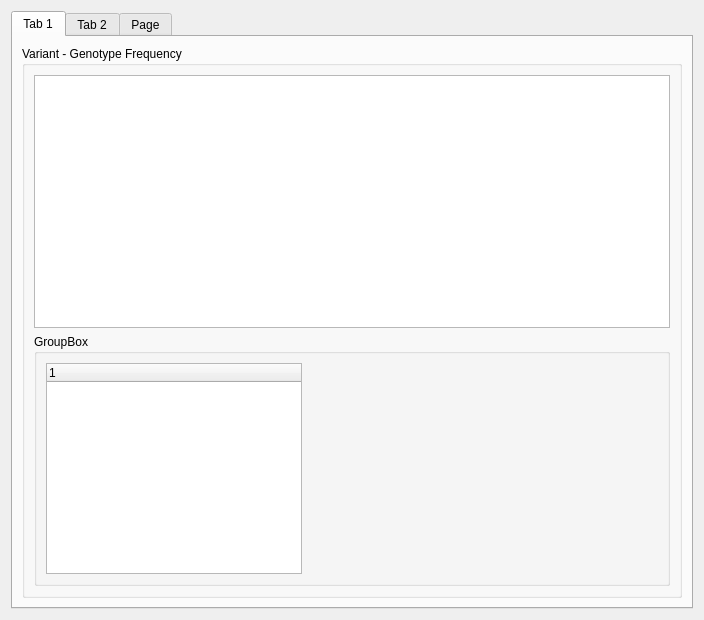
<?xml version="1.0" encoding="UTF-8"?>
<ui version="4.0">
 <class>TableDisplayWindow</class>
 <widget class="QWidget" name="TableDisplayWindow">
  <property name="geometry">
   <rect>
    <x>0</x>
    <y>0</y>
    <width>704</width>
    <height>620</height>
   </rect>
  </property>
  <property name="windowTitle">
   <string>Form</string>
  </property>
  <layout class="QHBoxLayout" name="horizontalLayout_3">
   <item>
    <widget class="QTabWidget" name="tabWidget">
     <property name="tabPosition">
      <enum>QTabWidget::North</enum>
     </property>
     <property name="currentIndex">
      <number>0</number>
     </property>
     <property name="elideMode">
      <enum>Qt::ElideMiddle</enum>
     </property>
     <property name="usesScrollButtons">
      <bool>true</bool>
     </property>
     <property name="tabsClosable">
      <bool>false</bool>
     </property>
     <property name="movable">
      <bool>false</bool>
     </property>
     <widget class="QWidget" name="tab">
      <attribute name="title">
       <string>Tab 1</string>
      </attribute>
      <layout class="QVBoxLayout" name="verticalLayout_2">
       <item>
        <widget class="QGroupBox" name="table_variantGrp">
         <property name="title">
          <string>Variant - Genotype Frequency</string>
         </property>
         <layout class="QVBoxLayout" name="verticalLayout_5">
          <item>
           <widget class="QTableWidget" name="table_variantTbl">
            <property name="showDropIndicator" stdset="0">
             <bool>false</bool>
            </property>
            <property name="dragEnabled">
             <bool>false</bool>
            </property>
            <property name="dragDropOverwriteMode">
             <bool>false</bool>
            </property>
            <property name="dragDropMode">
             <enum>QAbstractItemView::NoDragDrop</enum>
            </property>
            <property name="alternatingRowColors">
             <bool>true</bool>
            </property>
            <property name="selectionBehavior">
             <enum>QAbstractItemView::SelectRows</enum>
            </property>
            <property name="sortingEnabled">
             <bool>true</bool>
            </property>
           </widget>
          </item>
          <item>
           <widget class="QGroupBox" name="groupBox">
            <property name="title">
             <string>GroupBox</string>
            </property>
            <layout class="QFormLayout" name="formLayout">
             <item row="0" column="0">
              <widget class="QTreeWidget" name="table_checkTre">
               <column>
                <property name="text">
                 <string notr="true">1</string>
                </property>
               </column>
              </widget>
             </item>
            </layout>
           </widget>
          </item>
         </layout>
        </widget>
       </item>
      </layout>
     </widget>
     <widget class="QWidget" name="tab_2">
      <attribute name="title">
       <string>Tab 2</string>
      </attribute>
      <layout class="QHBoxLayout" name="horizontalLayout_2">
       <item>
        <widget class="QGroupBox" name="table_genoGrp">
         <property name="title">
          <string>Genotypes</string>
         </property>
         <layout class="QVBoxLayout" name="verticalLayout">
          <item>
           <widget class="QTableWidget" name="table_genoTbl">
            <property name="selectionBehavior">
             <enum>QAbstractItemView::SelectRows</enum>
            </property>
            <column>
             <property name="text">
              <string>Sample</string>
             </property>
            </column>
            <column>
             <property name="text">
              <string>True GT</string>
             </property>
            </column>
            <column>
             <property name="text">
              <string>GT Call</string>
             </property>
            </column>
            <column>
             <property name="text">
              <string>Expected GT</string>
             </property>
            </column>
           </widget>
          </item>
         </layout>
        </widget>
       </item>
      </layout>
     </widget>
     <widget class="QWidget" name="tab_3">
      <attribute name="title">
       <string>Page</string>
      </attribute>
      <layout class="QHBoxLayout" name="horizontalLayout_4">
       <item>
        <widget class="QGroupBox" name="table_genoFreqGrp">
         <property name="title">
          <string>Genotype Frequency</string>
         </property>
         <layout class="QVBoxLayout" name="verticalLayout_4">
          <item>
           <widget class="QTableWidget" name="table_genoFreqTbl">
            <column>
             <property name="text">
              <string>0</string>
             </property>
            </column>
            <column>
             <property name="text">
              <string>1</string>
             </property>
            </column>
            <column>
             <property name="text">
              <string>2</string>
             </property>
            </column>
            <column>
             <property name="text">
              <string>Average</string>
             </property>
            </column>
           </widget>
          </item>
         </layout>
        </widget>
       </item>
      </layout>
     </widget>
    </widget>
   </item>
  </layout>
 </widget>
 <resources/>
 <connections/>
</ui>
